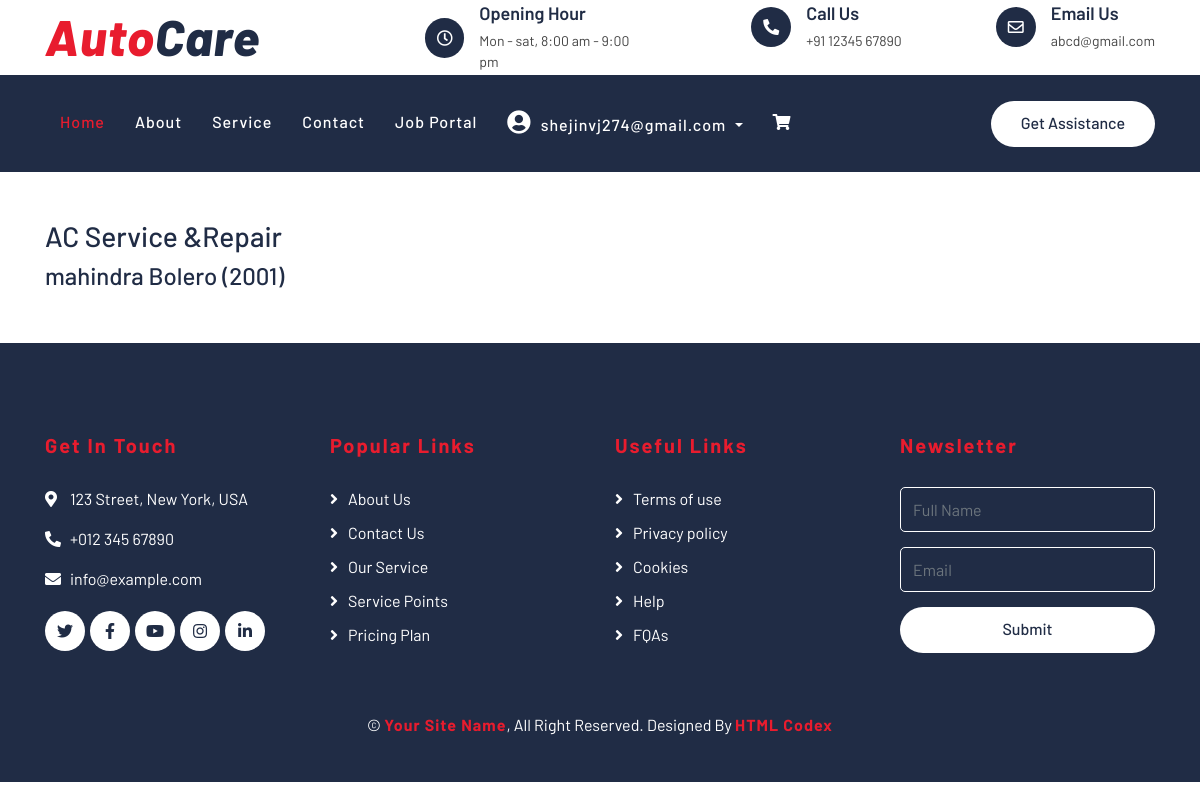
The page /service/service-types/3/ (signed in) on the database as committed earlier.
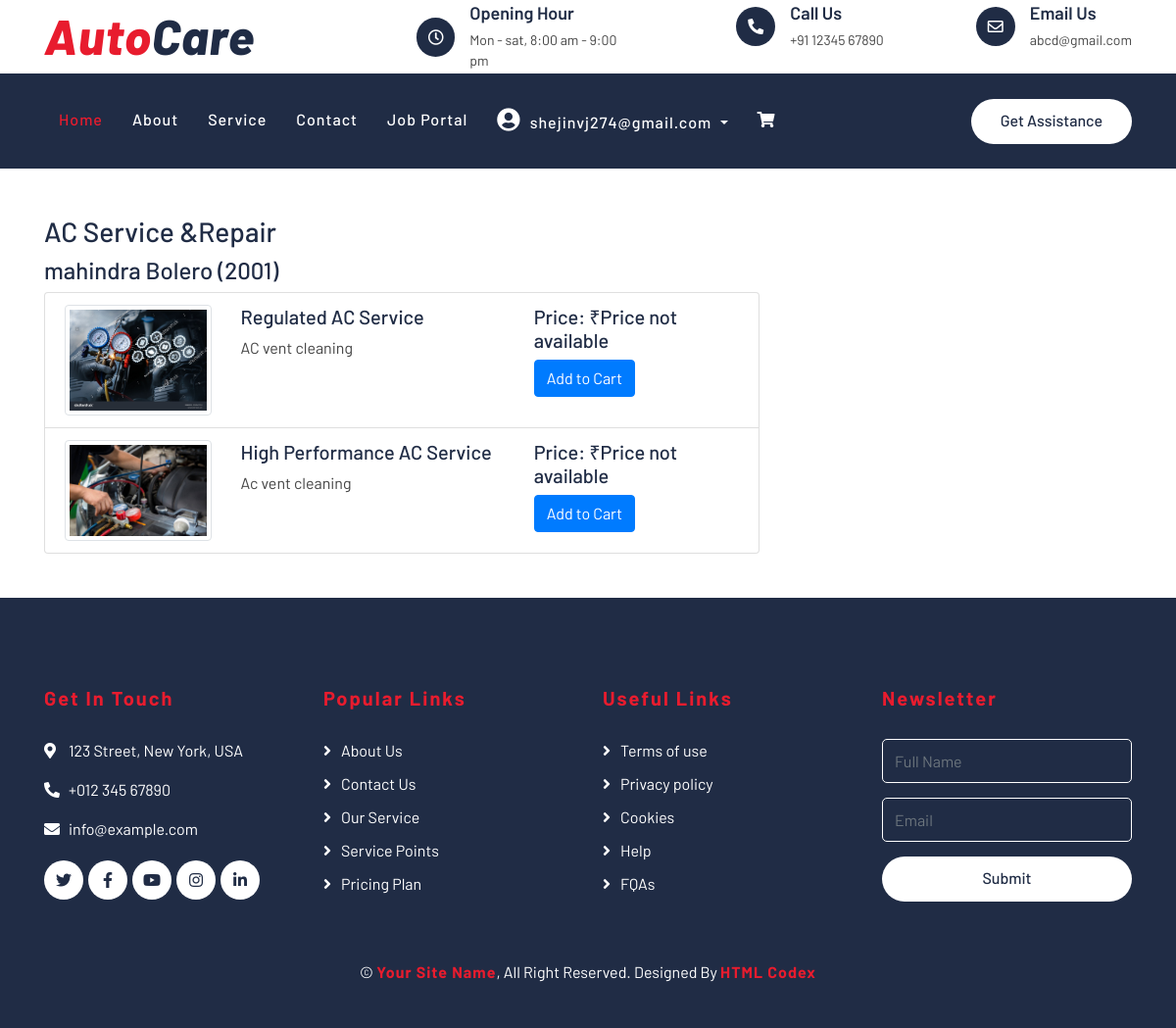
The same page on the database as committed later.
### autocareweb/models.py (models this page shows, shortened)
class CustomUser(AbstractBaseUser, PermissionsMixin):
    email = models.EmailField(unique=True)
    role = models.CharField(max_length=20, choices=UserRole.choices, default=UserRole.CUSTOMER)
    is_active = models.BooleanField(default=True)
    is_staff = models.BooleanField(default=False)
    objects = CustomUserManager()
    USERNAME_FIELD = 'email'
    REQUIRED_FIELDS = []

class ServiceCategory(models.Model):
    name = models.CharField(max_length=100, unique=True)
    image = models.ImageField(upload_to='service_category_images/', blank=True, null=True)
    description = models.TextField()

class VehicleModel(models.Model):
    make = models.ForeignKey(VehicleMake, on_delete=models.CASCADE)
    model_name = models.CharField(max_length=100)
    year = models.IntegerField()
    image = models.ImageField(upload_to='vehicle_model_images/', blank=True, null=True)
    vehicle_type = models.CharField(max_length=10, choices=VEHICLE_TYPE_CHOICES)

class VehicleMake(models.Model):
    name = models.CharField(max_length=100)
    image = models.ImageField(upload_to='vehicle_make_images/', blank=True, null=True)

class ServiceType(models.Model):
    name = models.CharField(max_length=100)
    category = models.ForeignKey(ServiceCategory, related_name='service_types', on_delete=models.CASCADE)
    image = models.ImageField(upload_to='service_type_images/', blank=True, null=True)
    description = models.TextField()
    service_time= models.IntegerField(default=60)

### autocareweb/views.py (the view)
def customer_service_type(request, category_id):
    selected_vehicle_id = request.session.get('selected_vehicle_id')
    if not selected_vehicle_id:
        return redirect('select_vehicle')  # Redirect to vehicle selection if not selected
    selected_vehicle = get_object_or_404(Vehicle, id=selected_vehicle_id)
    vehicle_variant = selected_vehicle.vehicle_model
    service_category = get_object_or_404(ServiceCategory, id=category_id)
    service_types = ServiceType.objects.filter(category=service_category)
    service_type_prices = []
    for service_type in service_types:
        service_price = ServicePrice.objects.filter(service_type=service_type, vehicle_model=vehicle_variant).first()
        is_in_cart = ServiceCart.objects.filter(
            user=request.user, service_type=service_type, vehicle=selected_vehicle
        ).exists()
        service_type_prices.append({
            'service_type': service_type,
            'price': service_price.price if service_price else 'Price not available',
            'description': service_price.description if service_price else '',
            'is_in_cart': is_in_cart  # Pass the cart status
        })
    return render(request, 'service/cst_service_type.html', {
        'service_category': service_category,
        'service_type_prices': service_type_prices,
        'vehicle_variant': vehicle_variant
    })

### templates/service/cst_service_type.html (shortened to what this page needs)
{% extends 'partials/base.html' %}
{%block content%}
{% load static %}
<div class="container mt-5">
    <div class="row">
        <div class="col-md-8">
            <h3>{{ service_category.name }}</h3>
            <h4>{{ vehicle_variant.make.name }} {{ vehicle_variant.model_name }} ({{ vehicle_variant.year }})</h4>
            <ul class="list-group">
                {% for item in service_type_prices %}
                <li class="list-group-item">
                    <div class="row">
                        <div class="col-md-3">
                            {% if item.service_type.image %}
                                <img src="{{ item.service_type.image.url }}" class="img-thumbnail" alt="{{ item.service_type.name }}">
                            {% else %}
                                <img src="{% static 'placeholder.jpg' %}" class="img-thumbnail" alt="No Image Available">
                            {% endif %}
                        </div>
                        <div class="col-md-5">
                            <h5>{{ item.service_type.name }}</h5>
                            <p>{{ item.service_type.description }}</p>
                        </div>
                        <div class="col-md-4">
                            <h5>Price: ₹{{ item.price }}</h5>
                            {% if item.is_in_cart %}
                                <button class="btn btn-danger" data-cart-id="{{ item.cart_id }}" onclick="removeFromCart('{{ item.cart_id }}', '{{ item.service_type.id }}')">Remove from Cart</button>
                            {% else %}
                                <button class="btn btn-primary" data-service-type-id="{{ item.service_type.id }}" onclick="addToCart('{{ item.service_type.id }}')">Add to Cart</button>
                            {% endif %}
                        </div>
                    </div>
                </li>
                {% endfor %}
            </ul>
        </div>
    </div>
</div>
{%endblock%}

### templates/partials/base.html (shortened to what this page needs)
{% load static %}
{% load custom_tags %}
<!DOCTYPE html>
<html lang="en">
    <head>
        <link href="https://stackpath.bootstrapcdn.com/bootstrap/4.4.1/css/bootstrap.min.css" rel="stylesheet">
        <link href="https://cdnjs.cloudflare.com/ajax/libs/font-awesome/5.10.0/css/all.min.css" rel="stylesheet">
        <link href="https://cdnjs.cloudflare.com/ajax/libs/font-awesome/5.15.4/css/all.min.css" rel="stylesheet">
        <link href="{% static 'lib/flaticon/font/flaticon.css' %}" rel="stylesheet">
        <link href="{% static 'lib/animate/animate.min.css' %}" rel="stylesheet">
        <link href="{% static 'lib/owlcarousel/assets/owl.carousel.min.css' %}" rel="stylesheet">
        <link href="{% static 'css/style.css' %}" rel="stylesheet">
    </head>
    <body>
        <div class="top-bar">
            <div class="container">
                <div class="row align-items-center">
                    <div class="col-lg-4 col-md-12">
                        <div class="logo">
                            <a href="index.html">
                                <h1>Auto<span>Care</span></h1>
                            </a>
                        </div>
                    </div>
                    <div class="col-lg-8 col-md-7 d-none d-lg-block">
                        <div class="row">
                            <div class="col-4">
                                <div class="top-bar-item">
                                    <div class="top-bar-icon">
                                        <i class="far fa-clock"></i>
                                    </div>
                                    <div class="top-bar-text">
                                        <h3>Opening Hour</h3>
                                        <p>Mon - sat, 8:00 am - 9:00 pm</p>
                                    </div>
                                </div>
                            </div>
                            <div class="col-4">
                                <div class="top-bar-item">
                                    <div class="top-bar-icon">
                                        <i class="fa fa-phone-alt"></i>
                                    </div>
                                    <div class="top-bar-text">
                                        <h3>Call Us</h3>
                                        <p>+91 12345 67890</p>
                                    </div>
                                </div>
                            </div>
                            <div class="col-4">
                                <div class="top-bar-item">
                                    <div class="top-bar-icon">
                                        <i class="far fa-envelope"></i>
                                    </div>
                                    <div class="top-bar-text">
                                        <h3>Email Us</h3>
                                        <p>abcd@gmail.com</p>
                                    </div>
                                </div>
                            </div>
                        </div>
                    </div>
                </div>
            </div>
        </div>
        <div class="nav-bar">
            <div class="container">
                <nav class="navbar navbar-expand-lg bg-dark navbar-dark">
                    <div class="collapse navbar-collapse justify-content-between" id="navbarCollapse">
                        <div class="navbar-nav mr-auto">
                            <a href="{%url 'home'%}" class="nav-item nav-link active">Home</a>
                            <a href="{%url 'about'%}" class="nav-item nav-link">About</a>
                            <a href="{%url 'customer_service_category'%}" class="nav-item nav-link">Service</a>
                            <a href="{%url 'contact'%}" class="nav-item nav-link">Contact</a>
                            <a href="{%url 'location'%}" class="nav-item nav-link">Job Portal</a>
                            <div class="navbar-nav ml-auto">
                                {% if user.is_authenticated %}
                                    <div class="nav-item dropdown">
                                        <a href="#" class="nav-link dropdown-toggle" data-toggle="dropdown">
                                            <i class="fas fa-user-circle" style="font-size: 24px; margin-right: 5px;"></i> {{ request.user.email }}
                                        </a>
                                    </div>
                                {% else %}
                                    <a href="{% url 'customerLogin' %}" class="nav-item nav-link">
                                        <i class="fas fa-sign-in-alt"></i> Login
                                    </a>
                                {% endif %}
                            </div>
                            <a href="{% url 'view_cart' %}" class="nav-item nav-link">
                                <i class="fas fa-shopping-cart"></i>
                            </a>
                        </div>
                        <div class="ml-auto">
                            <a class="btn btn-custom" href="#">Get Assistance</a>
                        </div>
                    </div>
                </nav>
            </div>
        </div>
        {% block content %}
        {% endblock %}
        <div class="footer">
            <div class="container">
                <div class="row">
                    <div class="col-lg-3 col-md-6">
                        <div class="footer-contact">
                            <h2>Get In Touch</h2>
                            <p><i class="fa fa-map-marker-alt"></i>123 Street, New York, USA</p>
                            <p><i class="fa fa-phone-alt"></i>+012 345 67890</p>
                            <p><i class="fa fa-envelope"></i>info@example.com</p>
                            <div class="footer-social">
                                <a class="btn" href=""><i class="fab fa-twitter"></i></a>
                                <a class="btn" href=""><i class="fab fa-facebook-f"></i></a>
                                <a class="btn" href=""><i class="fab fa-youtube"></i></a>
                                <a class="btn" href=""><i class="fab fa-instagram"></i></a>
                                <a class="btn" href=""><i class="fab fa-linkedin-in"></i></a>
                            </div>
                        </div>
                    </div>
                    <div class="col-lg-3 col-md-6">
                        <div class="footer-link">
                            <h2>Popular Links</h2>
                            <a href="">About Us</a>
                            <a href="">Contact Us</a>
                            <a href="">Our Service</a>
                            <a href="">Service Points</a>
                            <a href="">Pricing Plan</a>
                        </div>
                    </div>
                    <div class="col-lg-3 col-md-6">
                        <div class="footer-link">
                            <h2>Useful Links</h2>
                            <a href="">Terms of use</a>
                            <a href="">Privacy policy</a>
                            <a href="">Cookies</a>
                            <a href="">Help</a>
                            <a href="">FQAs</a>
                        </div>
                    </div>
                    <div class="col-lg-3 col-md-6">
                        <div class="footer-newsletter">
                            <h2>Newsletter</h2>
                            <form>
                                <input class="form-control" placeholder="Full Name">
                                <input class="form-control" placeholder="Email">
                                <button class="btn btn-custom">Submit</button>
                            </form>
                        </div>
                    </div>
                </div>
            </div>
            <div class="container copyright">
                <p>&copy; <a href="#">Your Site Name</a>, All Right Reserved. Designed By <a href="https://htmlcodex.com">HTML Codex</a></p>
            </div>
        </div>
    </body>
</html>

Rows that differ between the two databases and show on the page:
added ServiceType: service_type.image (picture), service_type.name "Regulated AC Service", service_type.description "AC vent cleaning", price "Price not available"
added ServiceType: service_type.image (picture), service_type.name "High Performance AC Service", service_type.description "Ac vent cleaning", price "Price not available"
